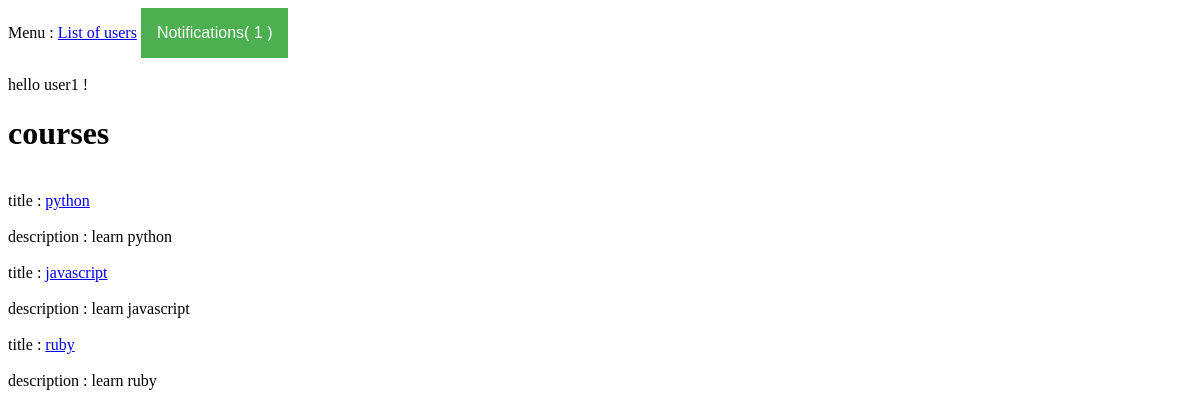
Page /index2.php (signed in) on the committed database.
### tables this page shows
CREATE TABLE `courses` (
  `id` int(11) NOT NULL,
  `title` varchar(100) DEFAULT NULL,
  `description` varchar(200) DEFAULT NULL
);

### index2.php (the view, shortened to what this page needs)
<?php
	require('pdo.php');
	$stmt = $conn->prepare("SELECT * from courses");
	$executed = $stmt->execute();
	if($executed){
		$courses = $stmt->fetchAll(PDO::FETCH_ASSOC);
	}
	$stmt = $conn->prepare("SELECT id from users where username = :current_username");
	$stmt->bindParam(':current_username', $_SESSION['username']);
	if($stmt->execute()){
		$current_userid = $stmt->fetch(PDO::FETCH_ASSOC)['id'];
	}
	$stmt = $conn->prepare("SELECT count(*) from Notifications where user = :current_userid and is_clicked = false; ");
	$stmt->bindParam(":current_userid", $current_userid);
	if($stmt->execute()){
		$count = $stmt->fetch(PDO::FETCH_ASSOC)['count(*)'];
	}
 ?>
 <!DOCTYPE html>
 <html>
 <head>
 </head>
 <body>
 	<div>
 		Menu : <a href="list_users.php">List of users</a>
 		<span class="dropdown">
	 		<button class="dropbtn">Notifications(
	 			<?php echo $count; ?>
	 		)</button>
	  	</span>
 	</div>
 	<?php  echo '<br>', 'hello '.$_SESSION['username'].' !'; ?>
 	<h1>courses</h1>
 <?php
 	foreach ($courses as $course) {
 		foreach ($course as $key => $value) {
 			if ($key !== 'id') {
 				echo '<br>';
	 			if ($key === 'title'){
		 			echo $key,' : ', '<a href="/course.php?id='.$id.'">'.$value.'</a>';
				} else {
					echo $key, ' : ' ,$value;
				};
	 			echo '<br>';
	 		} else {
	 			$id = $value;
	 		};
 	};
 }
  ?>
 </body>
 </html>

### index2.php (style rules this page uses)
.dropbtn { background-color: #4CAF50; color: white; padding: 16px; font-size: 16px; border: none; }
.dropdown { position: relative; display: inline-block; }

### rows in the picture
courses: key "title", title "python", key "description", description "learn python"
courses: key "title", title "javascript", key "description", description "learn javascript"
courses: key "title", title "ruby", key "description", description "learn ruby"

### other values in the picture
$count "1"
$_SESSION['username'] "user1"
